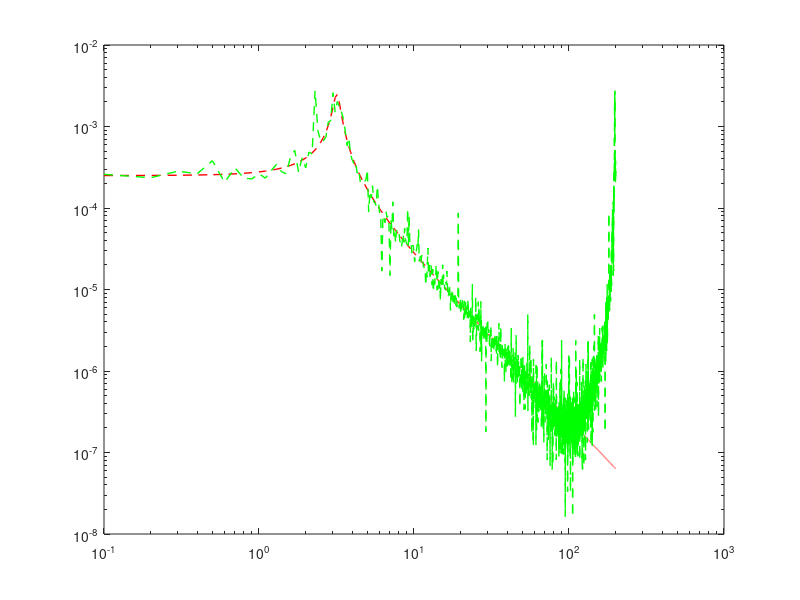
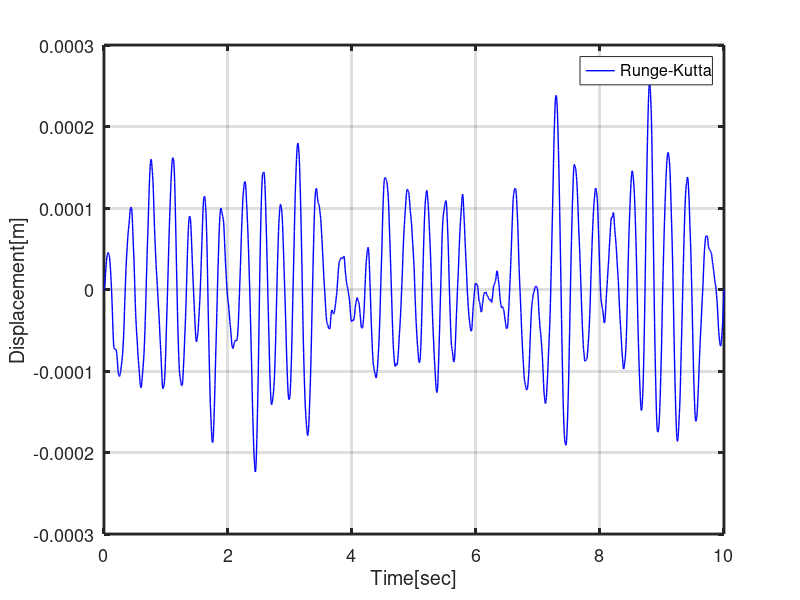

Here is the MATLAB script that generated these plots, in order: (Note: this script raises an error after producing the figures.)
clear all
close all
clc



%% Runge-Kutta x(t)
w = 10; F0 = 100;
m = 10; c = 20; k = 4000; % 초기값

dt = 0.005; % 시간 간격
t = [0:dt:10]; %% 시간
A = [0 1; -k/m -c/m];
f = 2*rand(1,length(t))-1;  % 힘을 랜덤으로 주었을때 비교를위해서
% f = 2*sin(2*pi*t); % 힘 조건 fft와 cpsd 특성 비교

%% 룽게 쿠타
y0 = [0;
    0];
for n = 1 : length(t)-1
    
    b0=[0;f(n)/m];
    b1=[0;f(n+1)/m];
    
    k1 = A*y0+b0;
    k2 = A*(y0+k1*dt/2)+(b0+b1)/2;
    k3 = A*(y0+k2*dt/2)+(b0+b1)/2;
    k4 = A*(y0+k3*dt)+b1;
    y1 = y0+(dt/6)*(k1+2*k2+2*k3+k4);
    x(n+1) = y1(1,1); x_prime(n+1) = y1(2,1);
    y0 = y1;
end

%% 룽게쿠타 그래프
figure(3)
plot(t,x,'b-','linewidth',1)
grid on, hold on
xlabel('Time[sec]')
ylabel('Displacement[m]')
legend('Runge-Kutta','Location','Northeast')
set(gca,'linewidth',2,'fontsize',13)




%% 엄밀해

Frequency=[0:1/t(end):1/dt];

w = 2*pi*Frequency;
X = 1./(-m*w.^2+k+i*c*w);
%% 엄밀해 그래프 
figure(1)

loglog(Frequency,abs(X),'--r','linewidth',1)
hold on
%% fft

dt = t(2)-t(1);
X = fft(x)/length(x);
F = fft(f)/length(f);
Frequency=[0:1/t(end):1/dt];
%% fft 그래프
loglog(Frequency,abs(X./F),'--g','linewidth',1)


%% PSD
N = length(t);% 전체 개수
t=linspace(0,2,N+1)

Nw = length(t)/2% 전체 개수의 반정도 하는것이 좋다.

Win = hanning(Nw);
Fs = 1/dt;
Percent = 0.99;
[Pxf_PSD,f_PSD] = cpsd(x,f,Win,floor(Percent*Nw),Nw,Fs);
[Pxx_PSD,f_PSD] = cpsd(x,x,Win,floor(Percent*Nw),Nw,Fs);

% Pxx_PSD

% Pxf_PSD
a=[f_PSD,Pxf_PSD]
%% PSD 그래프
loglog(f_PSD,abs(Pxx_PSD./Pxf_PSD),'--b','linewidth',1)
hold on
xlabel('Frequency[Hz]')
ylabel('|X(w)\F(w)|')
set(gca,'linewidth',2,'fontsize',13)
legend('exact','Numerical(fft)','Numerical(PSD)','Location','Northeast')
